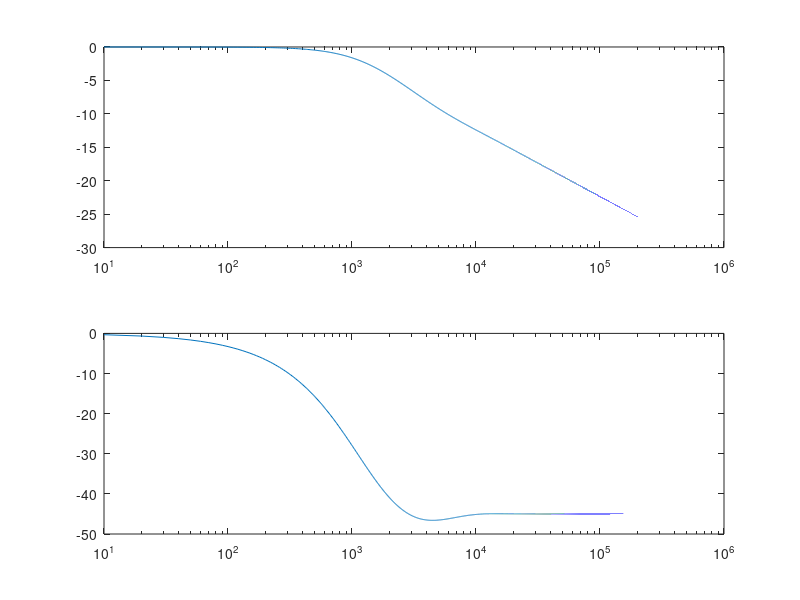

Recreate this plot in MATLAB.
K = 500; % 100, 2000
mu0 = 4*pi*1e-7;
sigma = 6.99e6;
d = 1/3*1.5e-3;
omega = [10:10:200000]*2*pi;
%npts = 1000; omega = (1/npts:1/npts:1)*3125*2*pi;
%sigma = 2.17e6;
%d = 1.59e-3;
%omega = [25 60 200]*2*pi;

Delta = d*sqrt(K*mu0*omega*sigma/2);

Geddy = (1+1j)./Delta.*tan(Delta/(1+1j));
gain = abs(Geddy);
phase = angle(Geddy);


[g,p] = bode(tf(1,[1/2/pi/1800 1]),omega);

%figure;
ax(1)=subplot(211);
%semilogx(omega/2/pi, 20*log10([gain' squeeze(g)]));
semilogx(omega/2/pi, 20*log10([gain']));
hold all
ax(2)=subplot(212);
%semilogx(omega/2/pi,[phase'*180/pi squeeze(p)])
semilogx(omega/2/pi, [phase']*180/pi)
hold all
linkaxes(ax,'x')